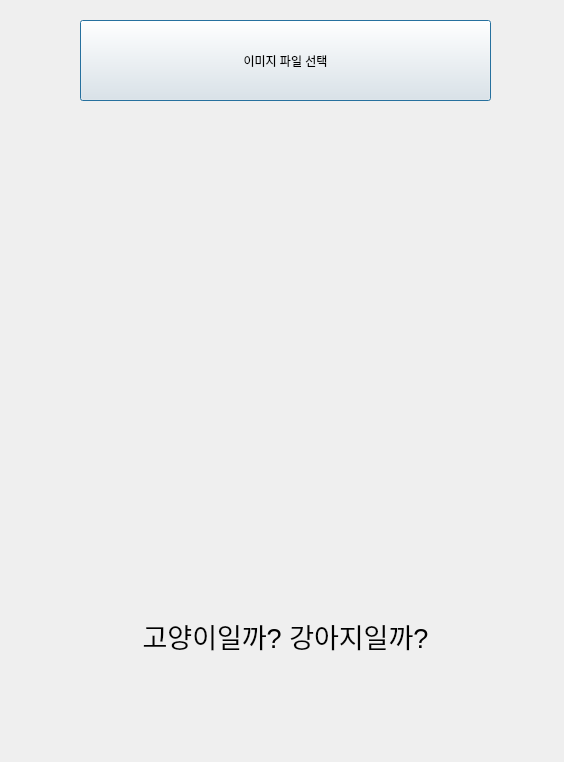
<?xml version="1.0" encoding="UTF-8"?>
<ui version="4.0">
 <class>Dialog</class>
 <widget class="QDialog" name="Dialog">
  <property name="geometry">
   <rect>
    <x>0</x>
    <y>0</y>
    <width>564</width>
    <height>762</height>
   </rect>
  </property>
  <property name="windowTitle">
   <string>Dialog</string>
  </property>
  <widget class="QPushButton" name="pushButton">
   <property name="geometry">
    <rect>
     <x>80</x>
     <y>20</y>
     <width>411</width>
     <height>81</height>
    </rect>
   </property>
   <property name="text">
    <string>이미지 파일 선택</string>
   </property>
  </widget>
  <widget class="QLabel" name="label">
   <property name="geometry">
    <rect>
     <x>50</x>
     <y>140</y>
     <width>471</width>
     <height>461</height>
    </rect>
   </property>
   <property name="text">
    <string/>
   </property>
   <property name="pixmap">
    <pixmap>../../../../../home/user14/Downloads/Cat_August_2010-4.jpg</pixmap>
   </property>
   <property name="scaledContents">
    <bool>true</bool>
   </property>
  </widget>
  <widget class="QLabel" name="label_2">
   <property name="geometry">
    <rect>
     <x>40</x>
     <y>610</y>
     <width>491</width>
     <height>51</height>
    </rect>
   </property>
   <property name="font">
    <font>
     <pointsize>20</pointsize>
     <weight>50</weight>
     <italic>false</italic>
     <bold>false</bold>
     <underline>false</underline>
     <strikeout>false</strikeout>
    </font>
   </property>
   <property name="text">
    <string>고양이일까? 강아지일까?</string>
   </property>
   <property name="alignment">
    <set>Qt::AlignCenter</set>
   </property>
  </widget>
 </widget>
 <resources/>
 <connections/>
</ui>
